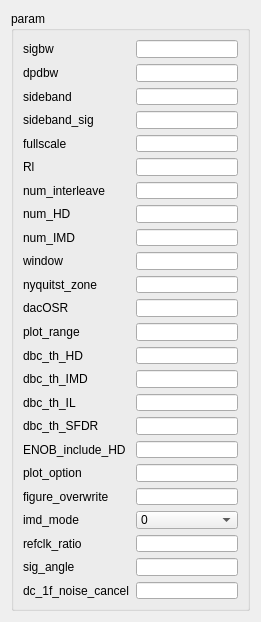
          <widget class="QWidget" name="scrollAreaWidgetContents_2">
           <property name="geometry">
            <rect>
             <x>0</x>
             <y>0</y>
             <width>261</width>
             <height>618</height>
            </rect>
           </property>
           <layout class="QHBoxLayout" name="horizontalLayout">
            <item>
             <widget class="QGroupBox" name="groupBox_3">
              <property name="maximumSize">
               <size>
                <width>16777215</width>
                <height>600</height>
               </size>
              </property>
              <property name="title">
               <string>param</string>
              </property>
              <layout class="QGridLayout" name="gridLayout">
               <property name="sizeConstraint">
                <enum>QLayout::SetNoConstraint</enum>
               </property>
               <item row="3" column="1">
                <widget class="QLineEdit" name="sideband_sig_input"/>
               </item>
               <item row="22" column="1">
                <widget class="QLineEdit" name="sig_angle_input"/>
               </item>
               <item row="4" column="1">
                <widget class="QLineEdit" name="fullscale_input"/>
               </item>
               <item row="15" column="0">
                <widget class="QLabel" name="dbc_th_IL">
                 <property name="text">
                  <string>dbc_th_IL</string>
                 </property>
                </widget>
               </item>
               <item row="5" column="0">
                <widget class="QLabel" name="Rl">
                 <property name="text">
                  <string>Rl</string>
                 </property>
                </widget>
               </item>
               <item row="21" column="0">
                <widget class="QLabel" name="refclk_ratio">
                 <property name="text">
                  <string>refclk_ratio</string>
                 </property>
                </widget>
               </item>
               <item row="5" column="1">
                <widget class="QLineEdit" name="Rl_input"/>
               </item>
               <item row="20" column="0">
                <widget class="QLabel" name="imd_mode">
                 <property name="text">
                  <string>imd_mode</string>
                 </property>
                </widget>
               </item>
               <item row="2" column="1">
                <widget class="QLineEdit" name="sideband_input"/>
               </item>
               <item row="23" column="1">
                <widget class="QLineEdit" name="dc_1f_noise_cancel_input"/>
               </item>
               <item row="18" column="1">
                <widget class="QLineEdit" name="plot_option_input"/>
               </item>
               <item row="17" column="1">
                <widget class="QLineEdit" name="ENOB_include_HD_input"/>
               </item>
               <item row="16" column="0">
                <widget class="QLabel" name="dbc_th_SFDR">
                 <property name="text">
                  <string>dbc_th_SFDR</string>
                 </property>
                </widget>
               </item>
               <item row="20" column="1">
                <widget class="QComboBox" name="imd_mode_cmbox">
                 <item>
                  <property name="text">
                   <string>0</string>
                  </property>
                 </item>
                 <item>
                  <property name="text">
                   <string>1</string>
                  </property>
                 </item>
                </widget>
               </item>
               <item row="3" column="0">
                <widget class="QLabel" name="sideband_sig">
                 <property name="text">
                  <string>sideband_sig</string>
                 </property>
                </widget>
               </item>
               <item row="2" column="0">
                <widget class="QLabel" name="sideband">
                 <property name="text">
                  <string>sideband</string>
                 </property>
                </widget>
               </item>
               <item row="8" column="0">
                <widget class="QLabel" name="num_IMD">
                 <property name="text">
                  <string>num_IMD</string>
                 </property>
                </widget>
               </item>
               <item row="23" column="0">
                <widget class="QLabel" name="dc_1f_noise_cancel">
                 <property name="text">
                  <string>dc_1f_noise_cancel</string>
                 </property>
                </widget>
               </item>
               <item row="17" column="0">
                <widget class="QLabel" name="ENOB_include_HD">
                 <property name="text">
                  <string>ENOB_include_HD</string>
                 </property>
                </widget>
               </item>
               <item row="21" column="1">
                <widget class="QLineEdit" name="refclk_ratio_input"/>
               </item>
               <item row="8" column="1">
                <widget class="QLineEdit" name="num_IMD_input"/>
               </item>
               <item row="0" column="1">
                <widget class="QLineEdit" name="sigbw_input"/>
               </item>
               <item row="6" column="1">
                <widget class="QLineEdit" name="num_interleave_input"/>
               </item>
               <item row="1" column="1">
                <widget class="QLineEdit" name="dpdbw_input"/>
               </item>
               <item row="13" column="1">
                <widget class="QLineEdit" name="dbc_th_HD_input"/>
               </item>
               <item row="11" column="1">
                <widget class="QLineEdit" name="dacOSR_input"/>
               </item>
               <item row="13" column="0">
                <widget class="QLabel" name="dbc_th_HD">
                 <property name="text">
                  <string>dbc_th_HD</string>
                 </property>
                </widget>
               </item>
               <item row="19" column="1">
                <widget class="QLineEdit" name="figure_overwrite_input"/>
               </item>
               <item row="16" column="1">
                <widget class="QLineEdit" name="dbc_th_SFDR_input"/>
               </item>
               <item row="9" column="0">
                <widget class="QLabel" name="window">
                 <property name="text">
                  <string>window</string>
                 </property>
                </widget>
               </item>
               <item row="0" column="0">
                <widget class="QLabel" name="sigbw">
                 <property name="text">
                  <string>sigbw</string>
                 </property>
                </widget>
               </item>
               <item row="12" column="0">
                <widget class="QLabel" name="plot_range">
                 <property name="text">
                  <string>plot_range</string>
                 </property>
                </widget>
               </item>
               <item row="10" column="1">
                <widget class="QLineEdit" name="nyquitst_zone_input"/>
               </item>
               <item row="7" column="0">
                <widget class="QLabel" name="num_HD">
                 <property name="text">
                  <string>num_HD</string>
                 </property>
                </widget>
               </item>
               <item row="6" column="0">
                <widget class="QLabel" name="num_interleave">
                 <property name="text">
                  <string>num_interleave</string>
                 </property>
                </widget>
               </item>
               <item row="18" column="0">
                <widget class="QLabel" name="plot_option">
                 <property name="text">
                  <string>plot_option</string>
                 </property>
                </widget>
               </item>
               <item row="12" column="1">
                <widget class="QLineEdit" name="plot_range_input"/>
               </item>
               <item row="14" column="1">
                <widget class="QLineEdit" name="dbc_th_IMD_input"/>
               </item>
               <item row="7" column="1">
                <widget class="QLineEdit" name="num_HD_input"/>
               </item>
               <item row="22" column="0">
                <widget class="QLabel" name="sig_angle">
                 <property name="text">
                  <string>sig_angle</string>
                 </property>
                </widget>
               </item>
               <item row="4" column="0">
                <widget class="QLabel" name="fullscale">
                 <property name="text">
                  <string>fullscale</string>
                 </property>
                </widget>
               </item>
               <item row="19" column="0">
                <widget class="QLabel" name="figure_overwrite">
                 <property name="text">
                  <string>figure_overwrite</string>
                 </property>
                </widget>
               </item>
               <item row="11" column="0">
                <widget class="QLabel" name="dacOSR">
                 <property name="text">
                  <string>dacOSR</string>
                 </property>
                </widget>
               </item>
               <item row="15" column="1">
                <widget class="QLineEdit" name="dbc_th_IL_input"/>
               </item>
               <item row="14" column="0">
                <widget class="QLabel" name="dbc_th_IMD">
                 <property name="text">
                  <string>dbc_th_IMD</string>
                 </property>
                </widget>
               </item>
               <item row="10" column="0">
                <widget class="QLabel" name="nyquitst_zone">
                 <property name="text">
                  <string>nyquitst_zone</string>
                 </property>
                </widget>
               </item>
               <item row="1" column="0">
                <widget class="QLabel" name="dpdbw">
                 <property name="text">
                  <string>dpdbw</string>
                 </property>
                </widget>
               </item>
               <item row="9" column="1">
                <widget class="QLineEdit" name="window_input"/>
               </item>
              </layout>
             </widget>
            </item>
           </layout>
          </widget>
